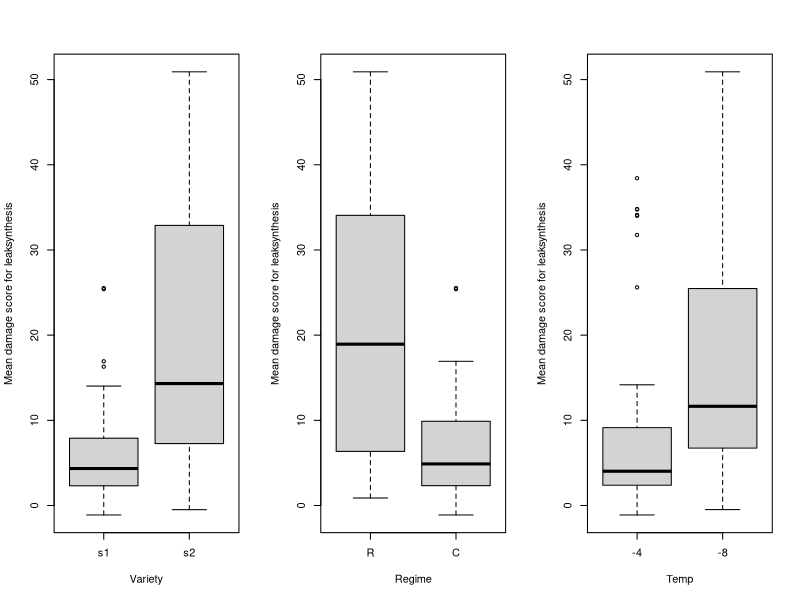
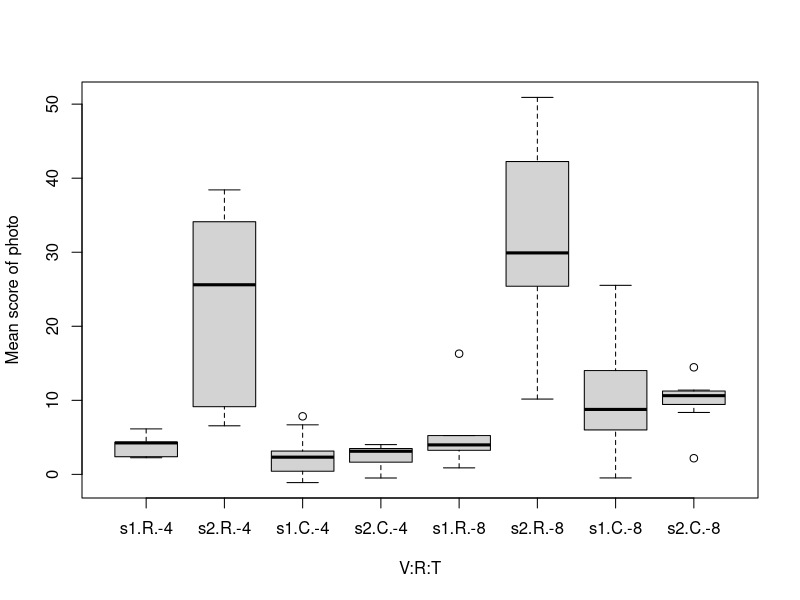
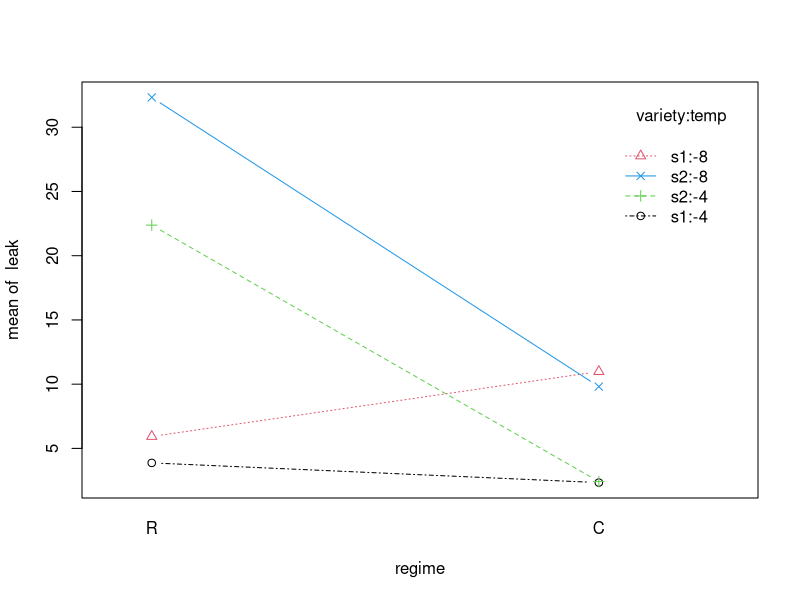
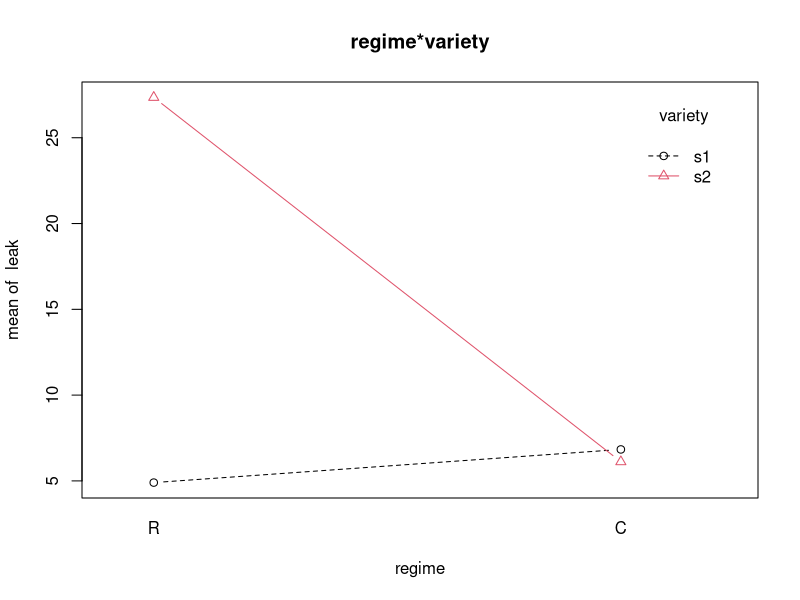
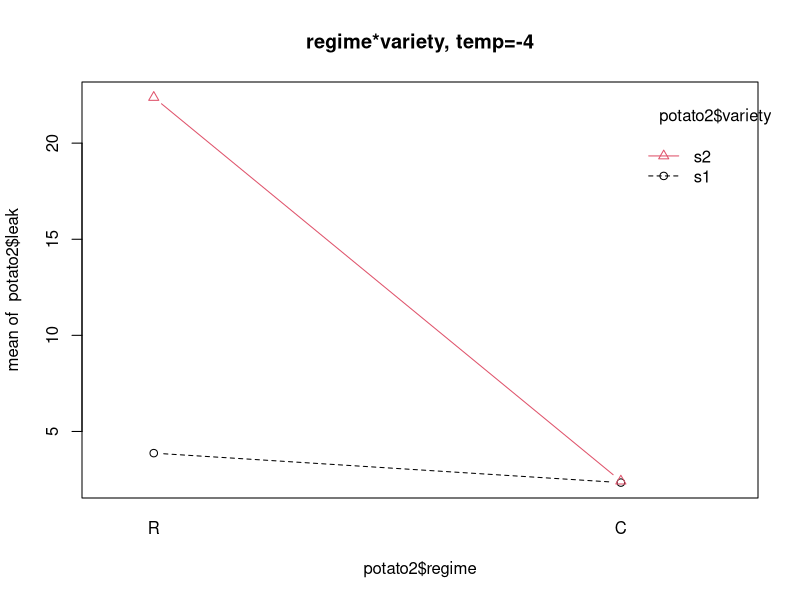
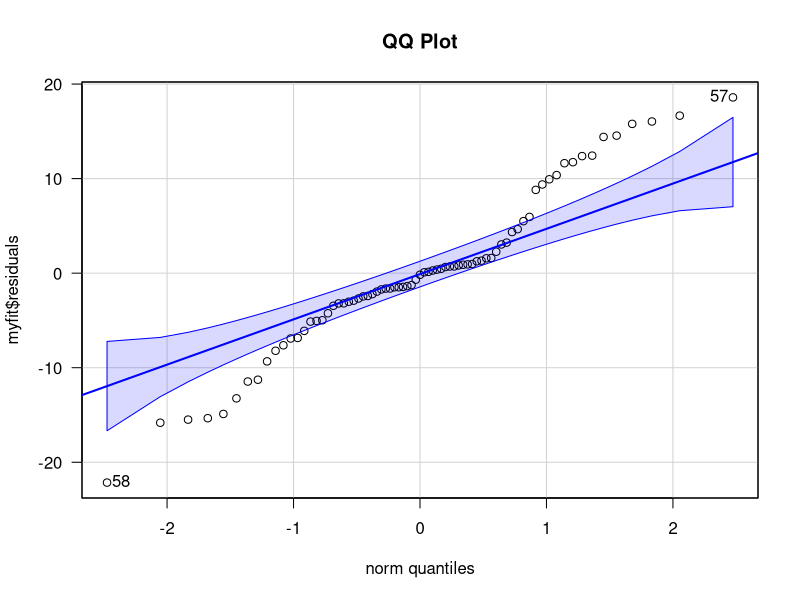
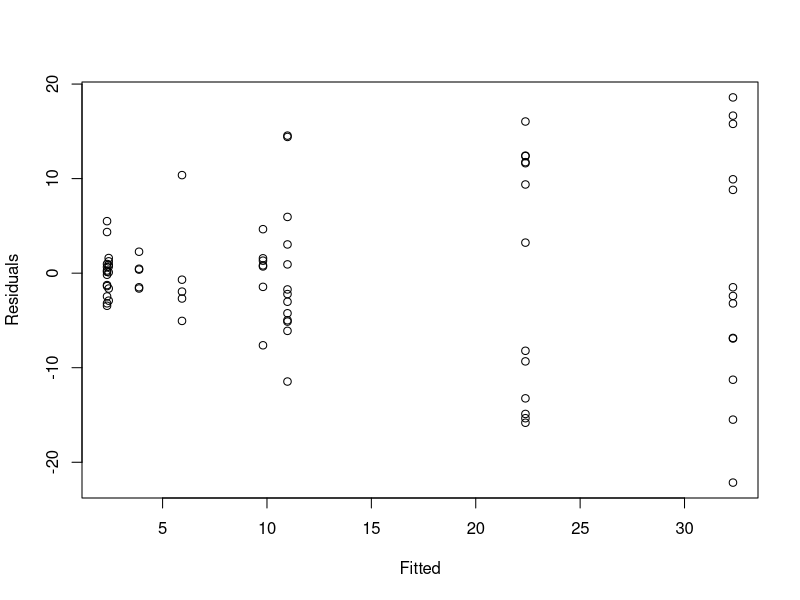

These figures' R source, in order: (Note: this script raises an error after producing the figures.)
## ---- chunk 1
library(lmtest)
potato<-read.table("potato.txt",header=TRUE)
n<-nrow(potato)
n
## ---- chunk 2
potato$regime<-factor(potato$regime,label=c("R","C"))
potato$variety<-factor(potato$variety,label=c("s1","s2"))
potato$temp<-factor(potato$temp,label=c("-4","-8"))
attach(potato)
potato[1:10,]
## ---- chunk 3
tapply(leak,regime,mean)
tapply(leak,variety,mean)
tapply(leak,temp,mean)
## ---- chunk 4
aggregate(leak~variety+regime+temp, data=potato, mean)
## ---- chunk 5
#boxplot
par(mfrow=c(1,3))
boxplot(leak ~ variety,
        data = potato,
        xlab = "Variety",
        ylab = "Mean damage score for leaksynthesis")
boxplot(leak ~ regime,
        data = potato,
        xlab = "Regime",
        ylab = "Mean damage score for leaksynthesis")
boxplot(leak ~ temp,
        data = potato,
        xlab = "Temp",
        ylab = "Mean damage score for leaksynthesis")
## ---- chunk 6
par(mfrow=c(1,1))
boxplot(leak ~ variety:regime:temp,
data = potato,
xlab = "V:R:T",
ylab = "Mean score of photo")
## ---- chunk 7
interaction.plot(regime,variety:temp,leak,type='b',
col=1:4, pch=1:4)
## ---- chunk 8
interaction.plot(regime,variety,leak,type='b',
col=1:2, pch=1:2,main="regime*variety")
potato2<-potato[temp==-4,]
nrow(potato2)
interaction.plot(potato2$regime,potato2$variety,potato2$leak,type='b',
col=1:2, pch=1:2,main="regime*variety, temp=-4")
## ---- chunk 9
##fit full model 
myfit<-lm(leak~variety*regime*temp,
contrasts = c(variety=contr.sum, regime=contr.sum,temp=contr.sum))
library(car)
Anova(myfit,type=3)
## ---- chunk 10
qqPlot(myfit$residuals, las = 1, main="QQ Plot")
shapiro.test(myfit$resid)
plot(myfit$fitted,myfit$res,xlab="Fitted",ylab="Residuals")
leveneTest(myfit)
outlierTest(myfit)
## ---- chunk 11
min(leak) # -1.11

leak2<- leak+2 #make response positive
myfit2<-lm(leak2~variety*regime*temp,contrasts = c(variety=contr.sum,
regime=contr.sum,temp=contr.sum))
library(MASS)
par(mfrow=c(1,1))
BC <- boxcox(myfit2, lambda = seq(-3, 3, length = 10))
## ---- chunk 12
log10_myfit<-lm(log10(leak2)~variety*regime*temp, 
                
contrasts = c(variety=contr.sum, regime=contr.sum,temp=contr.sum))
library(car)
Anova(log10_myfit,type=3)
## ---- chunk 13
qqPlot(log10_myfit$residuals, las = 1, main="QQ Plot")
shapiro.test(log10_myfit$resid)
plot(log10_myfit$fitted,log10_myfit$res,xlab="Fitted",ylab="Residuals")
leveneTest(log10_myfit) #can not be appy for reduced models
#perform Breusch-Pagan test
#bptest(log10_myfit)
outlierTest(log10_myfit)
## ---- chunk 14
## the second transformation 
#sq_log10_leak <- (log10(leak2)+1)^0.5 #+ (log10(leak2)+2)^0.5
sq_log10_leak <- (log10(leak2))^(1.5)
sq_log10_myfit<-lm(sq_log10_leak~variety*regime*temp,
contrasts = c(variety=contr.sum, regime=contr.sum,temp=contr.sum))
library(car)
Anova(sq_log10_myfit,type=3)
## ---- chunk 15
qqPlot(sq_log10_myfit$residuals, las = 1, main="QQ Plot")
shapiro.test(sq_log10_myfit$resid)
plot(sq_log10_myfit$fitted,sq_log10_myfit$res,xlab="Fitted",ylab="Residuals")
leveneTest(sq_log10_myfit)
#bptest(sq_log10_myfit)
outlierTest(sq_log10_myfit)
## ---- chunk 16
sq_log10_myfit_2 <- lm(sq_log10_leak ~ variety+regime+temp+variety:regime+variety:temp +temp:regime,
contrasts = c(variety=contr.sum, regime=contr.sum,temp=contr.sum))
anova(sq_log10_myfit,sq_log10_myfit_2)
## ---- chunk 17
Anova(sq_log10_myfit_2,type=3)
## ---- chunk 18
qqPlot(sq_log10_myfit_2$residuals, las = 1, main="QQ Plot")
shapiro.test(sq_log10_myfit_2$resid)
plot(sq_log10_myfit_2$fitted,sq_log10_myfit_2$res,xlab="Fitted",ylab="Residuals")
#leveneTest(log10_myfit) can not be appy for reduced models
#perform Breusch-Pagan test
bptest(sq_log10_myfit_2)
outlierTest(sq_log10_myfit_2)
## ---- chunk 19
sq_log10_myfit_3<- lm(sq_log10_leak~variety+regime+temp+variety:regime +temp:regime,
contrasts = c(variety=contr.sum, regime=contr.sum,temp=contr.sum))
anova(sq_log10_myfit_3,sq_log10_myfit_2)
## ---- chunk 20
Anova(sq_log10_myfit_3,type=3)
## ---- chunk 21
qqPlot(sq_log10_myfit_3$residuals, las = 1, main="QQ Plot")
shapiro.test(sq_log10_myfit_3$resid)
plot(sq_log10_myfit_3$fitted,sq_log10_myfit_3$res,xlab="Fitted",ylab="Residuals")
#leveneTest(sq_log10_myfit_2) can not be appy for reduced models
#perform Breusch-Pagan test
bptest(sq_log10_myfit_3)
outlierTest(sq_log10_myfit_3)
## ---- chunk 22
sq_log10_myfit_4<- lm(sq_log10_leak~variety+regime+temp+variety:regime,
contrasts = c(variety=contr.sum, regime=contr.sum,temp=contr.sum))
anova(sq_log10_myfit_4,sq_log10_myfit_3)
## ---- chunk 23
Anova(sq_log10_myfit_4,type=3)
## ---- chunk 24
qqPlot(sq_log10_myfit_4$residuals, las = 1, main="QQ Plot")
shapiro.test(sq_log10_myfit_4$resid)
plot(sq_log10_myfit_4$fitted,sq_log10_myfit_4$res,xlab="Fitted",ylab="Residuals")
#leveneTest(sq_log10_myfit_2) can not be appy for reduced models
#perform Breusch-Pagan test
bptest(sq_log10_myfit_4)
outlierTest(sq_log10_myfit_4)
## ---- chunk 25
summary(sq_log10_myfit_4)
## ---- chunk 26
library(lsmeans)
library(multcomp)
comp1<-lsmeans(sq_log10_myfit_4, pairwise ~ variety:regime, adjust="tukey")
plot(comp1$contrasts)
